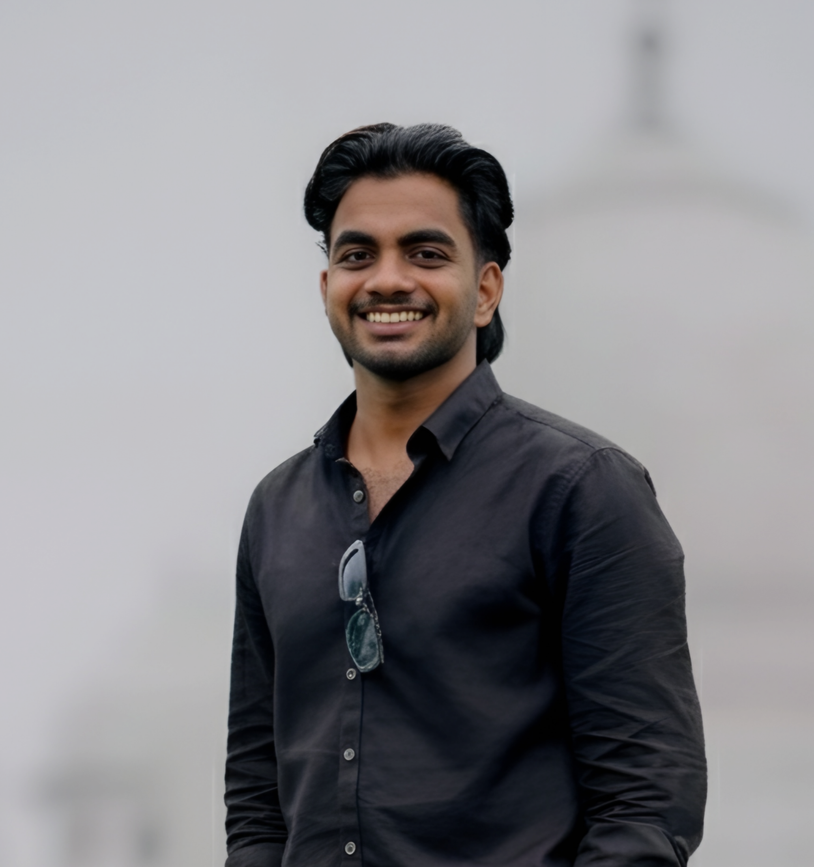
#> input picture src/assets/profile.png, 814 x 867 px, shrunk from 2063 x 2199 before the run, found by its file name
$ python make_round_icon.py
#> lines starting #> are read from the running program, lines starting #| are printed output that depends on the picture
import sys
from PIL import Image, ImageDraw

def make_round_icon(input_path, output_path):
#> called with input_path = 'public/profile.png', output_path = 'public/profile-round.png'
    try:
        img = Image.open(input_path).convert("RGBA")
#> img is the input picture: PIL image 814x867 RGBA; mean R, G, B, A 136.3, 135.2, 138.4, 255
        size = min(img.size)
#> size = 814

        # Create a square canvas
        mask = Image.new('L', (size, size), 0)
#> mask: PIL image 814x814 L; every value is 0
        draw = ImageDraw.Draw(mask)
        draw.ellipse((0, 0, size, size), fill=255)

        # Crop center
        left = (img.width - size) / 2
#> left = 0
        top = (img.height - size) / 2
#> top = 26.5
        right = (img.width + size) / 2
#> right = 814
        bottom = (img.height + size) / 2
#> bottom = 840.5

        img = img.crop((left, top, right, bottom))
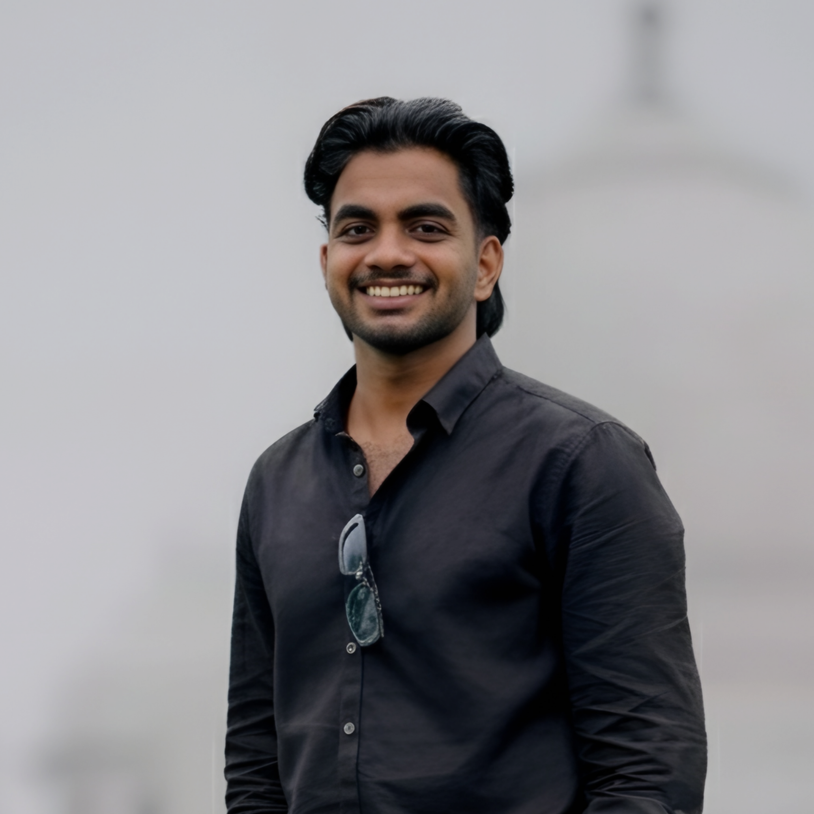
#> img: PIL image 814x814 RGBA; mean R, G, B, A 136.1, 134.9, 138, 255

        # Apply mask
        output = Image.new('RGBA', (size, size), (0, 0, 0, 0))
#> output: PIL image 814x814 RGBA; every value is 0
        output.paste(img, (0, 0), mask)
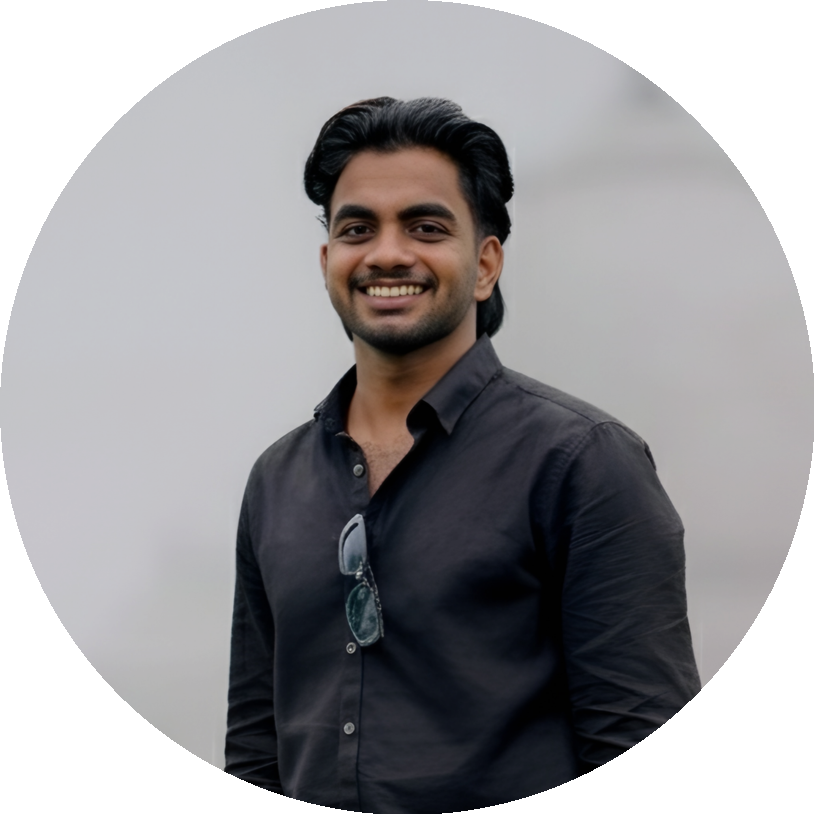
#> output: PIL image 814x814 RGBA; mean R, G, B, A 100.1, 98.9, 101.3, 200.7; transparent parts drawn white

        output.save(output_path)
        print(f"Successfully created round icon at {output_path}")
    except Exception as e:
        print(f"Error: {e}")

if __name__ == "__main__":
    make_round_icon('public/profile.png', 'public/profile-round.png')
